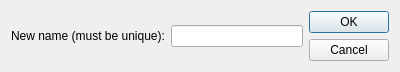
<?xml version="1.0" encoding="UTF-8"?>
<ui version="4.0">
 <class>Rename_Element_Dlg</class>
 <widget class="QDialog" name="Rename_Element_Dlg">
  <property name="geometry">
   <rect>
    <x>0</x>
    <y>0</y>
    <width>400</width>
    <height>70</height>
   </rect>
  </property>
  <property name="sizePolicy">
   <sizepolicy hsizetype="Maximum" vsizetype="Maximum">
    <horstretch>0</horstretch>
    <verstretch>0</verstretch>
   </sizepolicy>
  </property>
  <property name="maximumSize">
   <size>
    <width>800</width>
    <height>76</height>
   </size>
  </property>
  <property name="windowTitle">
   <string>Rename Element</string>
  </property>
  <property name="sizeGripEnabled">
   <bool>false</bool>
  </property>
  <layout class="QGridLayout" name="gridLayout_2">
   <item row="0" column="1">
    <widget class="QDialogButtonBox" name="buttonBox">
     <property name="orientation">
      <enum>Qt::Vertical</enum>
     </property>
     <property name="standardButtons">
      <set>QDialogButtonBox::Cancel|QDialogButtonBox::Ok</set>
     </property>
    </widget>
   </item>
   <item row="0" column="0">
    <layout class="QGridLayout" name="gridLayout">
     <property name="sizeConstraint">
      <enum>QLayout::SetFixedSize</enum>
     </property>
     <item row="0" column="0">
      <widget class="QLabel" name="label">
       <property name="text">
        <string>New name (must be unique):</string>
       </property>
      </widget>
     </item>
     <item row="0" column="1">
      <widget class="QLineEdit" name="txt_name">
       <property name="cursorPosition">
        <number>0</number>
       </property>
      </widget>
     </item>
    </layout>
   </item>
   <item row="1" column="0" colspan="2">
    <spacer name="verticalSpacer">
     <property name="orientation">
      <enum>Qt::Vertical</enum>
     </property>
     <property name="sizeHint" stdset="0">
      <size>
       <width>20</width>
       <height>40</height>
      </size>
     </property>
    </spacer>
   </item>
  </layout>
 </widget>
 <tabstops>
  <tabstop>txt_name</tabstop>
 </tabstops>
 <resources/>
 <connections>
  <connection>
   <sender>buttonBox</sender>
   <signal>accepted()</signal>
   <receiver>Rename_Element_Dlg</receiver>
   <slot>accept()</slot>
   <hints>
    <hint type="sourcelabel">
     <x>316</x>
     <y>54</y>
    </hint>
    <hint type="destinationlabel">
     <x>157</x>
     <y>69</y>
    </hint>
   </hints>
  </connection>
  <connection>
   <sender>buttonBox</sender>
   <signal>rejected()</signal>
   <receiver>Rename_Element_Dlg</receiver>
   <slot>reject()</slot>
   <hints>
    <hint type="sourcelabel">
     <x>342</x>
     <y>54</y>
    </hint>
    <hint type="destinationlabel">
     <x>286</x>
     <y>69</y>
    </hint>
   </hints>
  </connection>
 </connections>
</ui>
